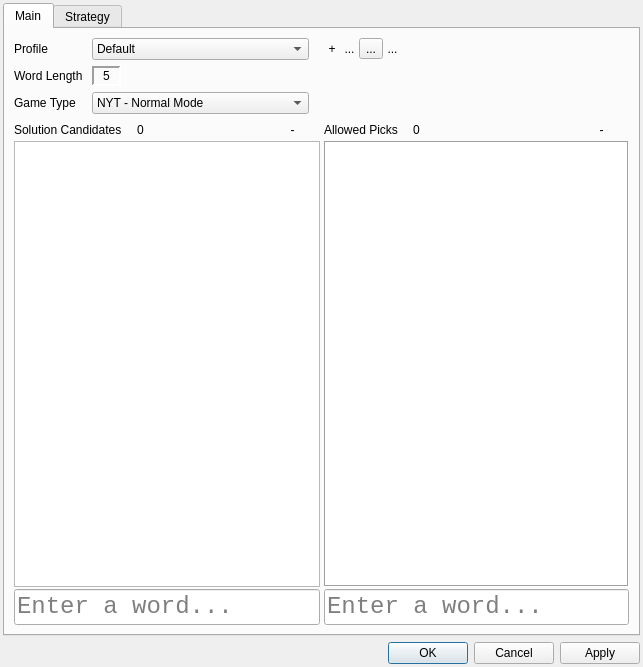
<?xml version="1.0" encoding="UTF-8"?>
<ui version="4.0">
 <class>preferences</class>
 <widget class="QDialog" name="preferences">
  <property name="windowModality">
   <enum>Qt::WindowModality::ApplicationModal</enum>
  </property>
  <property name="geometry">
   <rect>
    <x>0</x>
    <y>0</y>
    <width>643</width>
    <height>667</height>
   </rect>
  </property>
  <property name="windowTitle">
   <string>Word Le SMASH! - Preferences</string>
  </property>
  <property name="styleSheet">
   <string notr="true"/>
  </property>
  <property name="modal">
   <bool>true</bool>
  </property>
  <layout class="QVBoxLayout" name="verticalLayout_2">
   <property name="leftMargin">
    <number>3</number>
   </property>
   <property name="topMargin">
    <number>3</number>
   </property>
   <property name="rightMargin">
    <number>3</number>
   </property>
   <property name="bottomMargin">
    <number>3</number>
   </property>
   <item>
    <widget class="QFrame" name="frame">
     <property name="frameShape">
      <enum>QFrame::Shape::NoFrame</enum>
     </property>
     <property name="frameShadow">
      <enum>QFrame::Shadow::Plain</enum>
     </property>
     <layout class="QVBoxLayout" name="verticalLayout">
      <property name="spacing">
       <number>6</number>
      </property>
      <property name="leftMargin">
       <number>0</number>
      </property>
      <property name="topMargin">
       <number>0</number>
      </property>
      <property name="rightMargin">
       <number>0</number>
      </property>
      <property name="bottomMargin">
       <number>0</number>
      </property>
      <item>
       <widget class="QTabWidget" name="preferencesTabWidget">
        <property name="currentIndex">
         <number>0</number>
        </property>
        <widget class="QWidget" name="mainPreferencesTab">
         <attribute name="title">
          <string>Main</string>
         </attribute>
         <layout class="QGridLayout" name="gridLayout" columnstretch="0,1,1,0,1,1,0">
          <property name="leftMargin">
           <number>9</number>
          </property>
          <item row="2" column="1" colspan="3">
           <widget class="QComboBox" name="gameTypeComboBox">
            <property name="sizePolicy">
             <sizepolicy hsizetype="MinimumExpanding" vsizetype="Fixed">
              <horstretch>0</horstretch>
              <verstretch>0</verstretch>
             </sizepolicy>
            </property>
            <item>
             <property name="text">
              <string>NYT - Normal Mode</string>
             </property>
            </item>
            <item>
             <property name="text">
              <string>NYT - Hard Mode</string>
             </property>
            </item>
            <item>
             <property name="text">
              <string>Absurdle</string>
             </property>
            </item>
           </widget>
          </item>
          <item row="0" column="1" colspan="3">
           <widget class="QComboBox" name="profileComboBox">
            <property name="sizePolicy">
             <sizepolicy hsizetype="MinimumExpanding" vsizetype="Fixed">
              <horstretch>0</horstretch>
              <verstretch>0</verstretch>
             </sizepolicy>
            </property>
            <property name="editable">
             <bool>false</bool>
            </property>
            <item>
             <property name="text">
              <string>Default</string>
             </property>
            </item>
           </widget>
          </item>
          <item row="0" column="4">
           <widget class="QFrame" name="profileButtonsFrame">
            <property name="sizePolicy">
             <sizepolicy hsizetype="Fixed" vsizetype="Preferred">
              <horstretch>0</horstretch>
              <verstretch>0</verstretch>
             </sizepolicy>
            </property>
            <property name="lineWidth">
             <number>0</number>
            </property>
            <layout class="QHBoxLayout" name="horizontalLayout_4">
             <property name="spacing">
              <number>0</number>
             </property>
             <property name="topMargin">
              <number>0</number>
             </property>
             <property name="rightMargin">
              <number>0</number>
             </property>
             <property name="bottomMargin">
              <number>0</number>
             </property>
             <item>
              <widget class="QToolButton" name="addProfileButton">
               <property name="styleSheet">
                <string notr="true">border: none</string>
               </property>
               <property name="text">
                <string>+</string>
               </property>
               <property name="icon">
                <iconset theme="list-add"/>
               </property>
              </widget>
             </item>
             <item>
              <widget class="QToolButton" name="removeProfileButton">
               <property name="styleSheet">
                <string notr="true">border: none</string>
               </property>
               <property name="text">
                <string>...</string>
               </property>
               <property name="icon">
                <iconset theme="list-remove"/>
               </property>
              </widget>
             </item>
             <item>
              <widget class="QToolButton" name="setDefaultProfileButton">
               <property name="text">
                <string>...</string>
               </property>
               <property name="icon">
                <iconset theme="emblem-default"/>
               </property>
              </widget>
             </item>
             <item>
              <widget class="QToolButton" name="copyProfileButton">
               <property name="styleSheet">
                <string notr="true">border: none</string>
               </property>
               <property name="text">
                <string>...</string>
               </property>
               <property name="icon">
                <iconset theme="edit-copy"/>
               </property>
              </widget>
             </item>
            </layout>
           </widget>
          </item>
          <item row="0" column="5" colspan="2">
           <spacer name="horizontalSpacer_8">
            <property name="orientation">
             <enum>Qt::Orientation::Horizontal</enum>
            </property>
            <property name="sizeHint" stdset="0">
             <size>
              <width>40</width>
              <height>20</height>
             </size>
            </property>
           </spacer>
          </item>
          <item row="2" column="6">
           <spacer name="horizontalSpacer_7">
            <property name="orientation">
             <enum>Qt::Orientation::Horizontal</enum>
            </property>
            <property name="sizeHint" stdset="0">
             <size>
              <width>40</width>
              <height>20</height>
             </size>
            </property>
           </spacer>
          </item>
          <item row="2" column="0">
           <widget class="QLabel" name="gameTypeLabel">
            <property name="sizePolicy">
             <sizepolicy hsizetype="Fixed" vsizetype="Preferred">
              <horstretch>0</horstretch>
              <verstretch>0</verstretch>
             </sizepolicy>
            </property>
            <property name="text">
             <string>Game Type</string>
            </property>
            <property name="buddy">
             <cstring>gameTypeComboBox</cstring>
            </property>
           </widget>
          </item>
          <item row="1" column="0">
           <widget class="QLabel" name="wordLengthLabel">
            <property name="sizePolicy">
             <sizepolicy hsizetype="Fixed" vsizetype="Preferred">
              <horstretch>0</horstretch>
              <verstretch>0</verstretch>
             </sizepolicy>
            </property>
            <property name="text">
             <string>Word Length </string>
            </property>
            <property name="margin">
             <number>0</number>
            </property>
           </widget>
          </item>
          <item row="4" column="0" colspan="7">
           <widget class="QFrame" name="frame">
            <layout class="QHBoxLayout" name="horizontalLayout_8">
             <property name="spacing">
              <number>4</number>
             </property>
             <property name="leftMargin">
              <number>0</number>
             </property>
             <property name="topMargin">
              <number>0</number>
             </property>
             <property name="rightMargin">
              <number>0</number>
             </property>
             <property name="bottomMargin">
              <number>0</number>
             </property>
             <item>
              <widget class="QFrame" name="candidateFrame">
               <layout class="QVBoxLayout" name="verticalLayout_5">
                <property name="spacing">
                 <number>2</number>
                </property>
                <property name="leftMargin">
                 <number>0</number>
                </property>
                <property name="topMargin">
                 <number>0</number>
                </property>
                <property name="rightMargin">
                 <number>0</number>
                </property>
                <property name="bottomMargin">
                 <number>0</number>
                </property>
                <item>
                 <widget class="QFrame" name="candidateFrameHeader">
                  <layout class="QHBoxLayout" name="horizontalLayout_2">
                   <property name="spacing">
                    <number>2</number>
                   </property>
                   <property name="leftMargin">
                    <number>0</number>
                   </property>
                   <property name="topMargin">
                    <number>0</number>
                   </property>
                   <property name="rightMargin">
                    <number>0</number>
                   </property>
                   <property name="bottomMargin">
                    <number>0</number>
                   </property>
                   <item>
                    <widget class="QLabel" name="candidatesLabel">
                     <property name="sizePolicy">
                      <sizepolicy hsizetype="Fixed" vsizetype="Preferred">
                       <horstretch>0</horstretch>
                       <verstretch>0</verstretch>
                      </sizepolicy>
                     </property>
                     <property name="text">
                      <string>Solution Candidates</string>
                     </property>
                     <property name="buddy">
                      <cstring>candidatesList</cstring>
                     </property>
                    </widget>
                   </item>
                   <item>
                    <widget class="QLabel" name="candidatesCountLabel">
                     <property name="styleSheet">
                      <string notr="true">padding: 0 10px</string>
                     </property>
                     <property name="text">
                      <string>0</string>
                     </property>
                    </widget>
                   </item>
                   <item>
                    <widget class="QToolButton" name="removeCandidateButton">
                     <property name="styleSheet">
                      <string notr="true">border: none</string>
                     </property>
                     <property name="text">
                      <string>-</string>
                     </property>
                     <property name="icon">
                      <iconset theme="list-remove"/>
                     </property>
                    </widget>
                   </item>
                   <item>
                    <widget class="QToolButton" name="manageCandidatesButton">
                     <property name="styleSheet">
                      <string notr="true">border: none</string>
                     </property>
                     <property name="text">
                      <string/>
                     </property>
                     <property name="icon">
                      <iconset theme="accessories-text-editor" resource="wordlesmash.qrc">
                       <normaloff>:/icons/elipsis.svg</normaloff>:/icons/elipsis.svg</iconset>
                     </property>
                    </widget>
                   </item>
                  </layout>
                 </widget>
                </item>
                <item>
                 <widget class="QListView" name="candidatesList">
                  <property name="sizePolicy">
                   <sizepolicy hsizetype="MinimumExpanding" vsizetype="Expanding">
                    <horstretch>0</horstretch>
                    <verstretch>0</verstretch>
                   </sizepolicy>
                  </property>
                  <property name="font">
                   <font>
                    <family>Liberation Mono</family>
                    <pointsize>18</pointsize>
                   </font>
                  </property>
                  <property name="editTriggers">
                   <set>QAbstractItemView::EditTrigger::NoEditTriggers</set>
                  </property>
                 </widget>
                </item>
                <item>
                 <widget class="WordEntryLineEdit" name="candidatesLineEdit">
                  <property name="font">
                   <font>
                    <family>Liberation Mono</family>
                    <pointsize>18</pointsize>
                   </font>
                  </property>
                  <property name="placeholderText">
                   <string>Enter a word...</string>
                  </property>
                 </widget>
                </item>
               </layout>
              </widget>
             </item>
             <item>
              <widget class="QFrame" name="picksFrame">
               <layout class="QVBoxLayout" name="verticalLayout_4">
                <property name="spacing">
                 <number>2</number>
                </property>
                <property name="leftMargin">
                 <number>0</number>
                </property>
                <property name="topMargin">
                 <number>0</number>
                </property>
                <property name="rightMargin">
                 <number>0</number>
                </property>
                <property name="bottomMargin">
                 <number>0</number>
                </property>
                <item>
                 <widget class="QFrame" name="picksHeaderFrame">
                  <layout class="QHBoxLayout" name="horizontalLayout">
                   <property name="spacing">
                    <number>2</number>
                   </property>
                   <property name="leftMargin">
                    <number>0</number>
                   </property>
                   <property name="topMargin">
                    <number>0</number>
                   </property>
                   <property name="rightMargin">
                    <number>0</number>
                   </property>
                   <property name="bottomMargin">
                    <number>0</number>
                   </property>
                   <item>
                    <widget class="QLabel" name="picksLabel">
                     <property name="sizePolicy">
                      <sizepolicy hsizetype="Fixed" vsizetype="Preferred">
                       <horstretch>0</horstretch>
                       <verstretch>0</verstretch>
                      </sizepolicy>
                     </property>
                     <property name="text">
                      <string>Allowed Picks</string>
                     </property>
                     <property name="buddy">
                      <cstring>picksList</cstring>
                     </property>
                    </widget>
                   </item>
                   <item>
                    <widget class="QLabel" name="picksCountLabel">
                     <property name="styleSheet">
                      <string notr="true">padding: 0 10px</string>
                     </property>
                     <property name="text">
                      <string>0</string>
                     </property>
                    </widget>
                   </item>
                   <item>
                    <widget class="QToolButton" name="removePickButton">
                     <property name="styleSheet">
                      <string notr="true">border: none</string>
                     </property>
                     <property name="text">
                      <string>-</string>
                     </property>
                     <property name="icon">
                      <iconset theme="list-remove"/>
                     </property>
                    </widget>
                   </item>
                   <item>
                    <widget class="QToolButton" name="managePicksButton">
                     <property name="styleSheet">
                      <string notr="true">border: none</string>
                     </property>
                     <property name="icon">
                      <iconset theme="accessories-text-editor" resource="wordlesmash.qrc">
                       <normaloff>:/icons/elipsis.svg</normaloff>:/icons/elipsis.svg</iconset>
                     </property>
                    </widget>
                   </item>
                  </layout>
                 </widget>
                </item>
                <item>
                 <widget class="QListView" name="picksList">
                  <property name="sizePolicy">
                   <sizepolicy hsizetype="MinimumExpanding" vsizetype="Expanding">
                    <horstretch>0</horstretch>
                    <verstretch>0</verstretch>
                   </sizepolicy>
                  </property>
                  <property name="font">
                   <font>
                    <family>Liberation Mono</family>
                    <pointsize>18</pointsize>
                   </font>
                  </property>
                  <property name="frameShape">
                   <enum>QFrame::Shape::Box</enum>
                  </property>
                  <property name="editTriggers">
                   <set>QAbstractItemView::EditTrigger::NoEditTriggers</set>
                  </property>
                 </widget>
                </item>
                <item>
                 <widget class="WordEntryLineEdit" name="picksLineEdit">
                  <property name="font">
                   <font>
                    <family>Liberation Mono</family>
                    <pointsize>18</pointsize>
                   </font>
                  </property>
                  <property name="placeholderText">
                   <string>Enter a word...</string>
                  </property>
                 </widget>
                </item>
               </layout>
              </widget>
             </item>
            </layout>
           </widget>
          </item>
          <item row="0" column="0">
           <widget class="QLabel" name="profileLabel">
            <property name="sizePolicy">
             <sizepolicy hsizetype="Fixed" vsizetype="Preferred">
              <horstretch>0</horstretch>
              <verstretch>0</verstretch>
             </sizepolicy>
            </property>
            <property name="text">
             <string>Profile</string>
            </property>
            <property name="buddy">
             <cstring>profileComboBox</cstring>
            </property>
           </widget>
          </item>
          <item row="1" column="1">
           <widget class="QLabel" name="wordLengthDisplayLabel">
            <property name="sizePolicy">
             <sizepolicy hsizetype="Fixed" vsizetype="Preferred">
              <horstretch>0</horstretch>
              <verstretch>0</verstretch>
             </sizepolicy>
            </property>
            <property name="toolTip">
             <string>The word length for a profile is fixed after creation.</string>
            </property>
            <property name="styleSheet">
             <string notr="true">padding: 2px 10px;</string>
            </property>
            <property name="frameShape">
             <enum>QFrame::Shape::Panel</enum>
            </property>
            <property name="frameShadow">
             <enum>QFrame::Shadow::Sunken</enum>
            </property>
            <property name="lineWidth">
             <number>2</number>
            </property>
            <property name="midLineWidth">
             <number>0</number>
            </property>
            <property name="text">
             <string>5</string>
            </property>
            <property name="alignment">
             <set>Qt::AlignmentFlag::AlignCenter</set>
            </property>
           </widget>
          </item>
         </layout>
        </widget>
        <widget class="QWidget" name="strategyTab">
         <attribute name="title">
          <string>Strategy</string>
         </attribute>
         <layout class="QVBoxLayout" name="verticalLayout_3">
          <property name="spacing">
           <number>4</number>
          </property>
          <property name="leftMargin">
           <number>4</number>
          </property>
          <property name="topMargin">
           <number>4</number>
          </property>
          <property name="rightMargin">
           <number>4</number>
          </property>
          <property name="bottomMargin">
           <number>4</number>
          </property>
          <item>
           <widget class="QSplitter" name="strategySplitter">
            <property name="orientation">
             <enum>Qt::Orientation::Vertical</enum>
            </property>
            <widget class="QFrame" name="frame_4">
             <property name="frameShape">
              <enum>QFrame::Shape::NoFrame</enum>
             </property>
             <property name="frameShadow">
              <enum>QFrame::Shadow::Raised</enum>
             </property>
             <layout class="QGridLayout" name="gridLayout_2">
              <property name="leftMargin">
               <number>0</number>
              </property>
              <property name="topMargin">
               <number>0</number>
              </property>
              <property name="rightMargin">
               <number>0</number>
              </property>
              <property name="bottomMargin">
               <number>0</number>
              </property>
              <item row="0" column="2">
               <widget class="QFrame" name="initialPicksHeaderFrame">
                <property name="sizePolicy">
                 <sizepolicy hsizetype="Preferred" vsizetype="Minimum">
                  <horstretch>0</horstretch>
                  <verstretch>0</verstretch>
                 </sizepolicy>
                </property>
                <property name="frameShape">
                 <enum>QFrame::Shape::NoFrame</enum>
                </property>
                <property name="frameShadow">
                 <enum>QFrame::Shadow::Raised</enum>
                </property>
                <layout class="QHBoxLayout" name="horizontalLayout_7">
                 <property name="spacing">
                  <number>4</number>
                 </property>
                 <property name="leftMargin">
                  <number>0</number>
                 </property>
                 <property name="topMargin">
                  <number>0</number>
                 </property>
                 <property name="rightMargin">
                  <number>0</number>
                 </property>
                 <property name="bottomMargin">
                  <number>0</number>
                 </property>
                 <item>
                  <widget class="QLabel" name="initialPicksLabel">
                   <property name="sizePolicy">
                    <sizepolicy hsizetype="Preferred" vsizetype="Fixed">
                     <horstretch>0</horstretch>
                     <verstretch>0</verstretch>
                    </sizepolicy>
                   </property>
                   <property name="text">
                    <string>Initial Picks</string>
                   </property>
                   <property name="buddy">
                    <cstring>initialPicksList</cstring>
                   </property>
                  </widget>
                 </item>
                 <item>
                  <spacer name="initialPicksSpacer">
                   <property name="orientation">
                    <enum>Qt::Orientation::Horizontal</enum>
                   </property>
                   <property name="sizeHint" stdset="0">
                    <size>
                     <width>13</width>
                     <height>20</height>
                    </size>
                   </property>
                  </spacer>
                 </item>
                 <item>
                  <widget class="QToolButton" name="removeInitialPickButton">
                   <property name="sizePolicy">
                    <sizepolicy hsizetype="Fixed" vsizetype="Minimum">
                     <horstretch>0</horstretch>
                     <verstretch>0</verstretch>
                    </sizepolicy>
                   </property>
                   <property name="styleSheet">
                    <string notr="true">border: none</string>
                   </property>
                   <property name="text">
                    <string>...</string>
                   </property>
                   <property name="icon">
                    <iconset theme="list-remove"/>
                   </property>
                  </widget>
                 </item>
                 <item>
                  <widget class="QToolButton" name="genSuggestionsButton">
                   <property name="toolTip">
                    <string>Generate a set of good initial picks for your candidates and picks based on a heuristic</string>
                   </property>
                   <property name="styleSheet">
                    <string notr="true">border: none</string>
                   </property>
                   <property name="text">
                    <string>...</string>
                   </property>
                   <property name="icon">
                    <iconset theme="applications-utilities"/>
                   </property>
                  </widget>
                 </item>
                </layout>
               </widget>
              </item>
              <item row="0" column="0">
               <widget class="QFrame" name="decisionTreeHeaderFrame">
                <property name="sizePolicy">
                 <sizepolicy hsizetype="Preferred" vsizetype="Minimum">
                  <horstretch>0</horstretch>
                  <verstretch>0</verstretch>
                 </sizepolicy>
                </property>
                <property name="frameShape">
                 <enum>QFrame::Shape::NoFrame</enum>
                </property>
                <property name="frameShadow">
                 <enum>QFrame::Shadow::Plain</enum>
                </property>
                <property name="lineWidth">
                 <number>0</number>
                </property>
                <layout class="QHBoxLayout" name="horizontalLayout_6">
                 <property name="spacing">
                  <number>4</number>
                 </property>
                 <property name="leftMargin">
                  <number>0</number>
                 </property>
                 <property name="topMargin">
                  <number>0</number>
                 </property>
                 <property name="rightMargin">
                  <number>0</number>
                 </property>
                 <property name="bottomMargin">
                  <number>0</number>
                 </property>
                 <item>
                  <widget class="QLabel" name="decisionTreeLabel">
                   <property name="sizePolicy">
                    <sizepolicy hsizetype="Preferred" vsizetype="Fixed">
                     <horstretch>0</horstretch>
                     <verstretch>0</verstretch>
                    </sizepolicy>
                   </property>
                   <property name="text">
                    <string>Charted Decison Trees</string>
                   </property>
                   <property name="buddy">
                    <cstring>decisionTreeList</cstring>
                   </property>
                  </widget>
                 </item>
                 <item>
                  <spacer name="decisionTreeSpacer">
                   <property name="orientation">
                    <enum>Qt::Orientation::Horizontal</enum>
                   </property>
                   <property name="sizeHint" stdset="0">
                    <size>
                     <width>13</width>
                     <height>20</height>
                    </size>
                   </property>
                  </spacer>
                 </item>
                 <item>
                  <widget class="QToolButton" name="genTopPickButton">
                   <property name="styleSheet">
                    <string notr="true">border: none</string>
                   </property>
                   <property name="text">
                    <string>...</string>
                   </property>
                   <property name="icon">
                    <iconset theme="applications-development"/>
                   </property>
                  </widget>
                 </item>
                 <item>
                  <widget class="QToolButton" name="exploreTreeButton">
                   <property name="toolTip">
                    <string>Generate optimal pick</string>
                   </property>
                   <property name="styleSheet">
                    <string notr="true">border: none</string>
                   </property>
                   <property name="text">
                    <string>...</string>
                   </property>
                   <property name="icon">
                    <iconset theme="edit-find"/>
                   </property>
                  </widget>
                 </item>
                </layout>
               </widget>
              </item>
              <item row="2" column="2">
               <widget class="WordEntryLineEdit" name="initialPicksLineEdit">
                <property name="font">
                 <font>
                  <family>Liberation Mono</family>
                  <pointsize>18</pointsize>
                 </font>
                </property>
                <property name="placeholderText">
                 <string>Enter a word...</string>
                </property>
               </widget>
              </item>
              <item row="1" column="0" rowspan="2">
               <widget class="QListWidget" name="decisionTreeList">
                <property name="sizePolicy">
                 <sizepolicy hsizetype="MinimumExpanding" vsizetype="MinimumExpanding">
                  <horstretch>0</horstretch>
                  <verstretch>0</verstretch>
                 </sizepolicy>
                </property>
                <property name="font">
                 <font>
                  <family>Liberation Mono</family>
                  <pointsize>18</pointsize>
                 </font>
                </property>
                <property name="editTriggers">
                 <set>QAbstractItemView::EditTrigger::NoEditTriggers</set>
                </property>
                <property name="sortingEnabled">
                 <bool>true</bool>
                </property>
               </widget>
              </item>
              <item row="0" column="1" rowspan="3">
               <widget class="QFrame" name="middleFrame">
                <property name="frameShape">
                 <enum>QFrame::Shape::NoFrame</enum>
                </property>
                <property name="frameShadow">
                 <enum>QFrame::Shadow::Raised</enum>
                </property>
                <layout class="QVBoxLayout" name="verticalLayout_7">
                 <item>
                  <spacer name="horizontalSpacer_4">
                   <property name="orientation">
                    <enum>Qt::Orientation::Horizontal</enum>
                   </property>
                   <property name="sizeType">
                    <enum>QSizePolicy::Policy::Fixed</enum>
                   </property>
                   <property name="sizeHint" stdset="0">
                    <size>
                     <width>30</width>
                     <height>17</height>
                    </size>
                   </property>
                  </spacer>
                 </item>
                 <item>
                  <spacer name="verticalSpacer">
                   <property name="orientation">
                    <enum>Qt::Orientation::Vertical</enum>
                   </property>
                   <property name="sizeHint" stdset="0">
                    <size>
                     <width>20</width>
                     <height>40</height>
                    </size>
                   </property>
                  </spacer>
                 </item>
                 <item alignment="Qt::AlignmentFlag::AlignHCenter">
                  <widget class="QToolButton" name="chartTreeButton">
                   <property name="text">
                    <string>...</string>
                   </property>
                   <property name="icon">
                    <iconset theme="go-previous"/>
                   </property>
                  </widget>
                 </item>
                 <item>
                  <spacer name="verticalSpacer_3">
                   <property name="orientation">
                    <enum>Qt::Orientation::Vertical</enum>
                   </property>
                   <property name="sizeType">
                    <enum>QSizePolicy::Policy::Fixed</enum>
                   </property>
                   <property name="sizeHint" stdset="0">
                    <size>
                     <width>20</width>
                     <height>30</height>
                    </size>
                   </property>
                  </spacer>
                 </item>
                 <item alignment="Qt::AlignmentFlag::AlignHCenter">
                  <widget class="QToolButton" name="removeTreeButton">
                   <property name="text">
                    <string>...</string>
                   </property>
                   <property name="icon">
                    <iconset theme="go-next"/>
                   </property>
                  </widget>
                 </item>
                 <item>
                  <spacer name="verticalSpacer_2">
                   <property name="orientation">
                    <enum>Qt::Orientation::Vertical</enum>
                   </property>
                   <property name="sizeHint" stdset="0">
                    <size>
                     <width>20</width>
                     <height>40</height>
                    </size>
                   </property>
                  </spacer>
                 </item>
                </layout>
               </widget>
              </item>
              <item row="1" column="2">
               <widget class="QListView" name="initialPicksList">
                <property name="sizePolicy">
                 <sizepolicy hsizetype="MinimumExpanding" vsizetype="MinimumExpanding">
                  <horstretch>0</horstretch>
                  <verstretch>0</verstretch>
                 </sizepolicy>
                </property>
                <property name="font">
                 <font>
                  <family>Liberation Mono</family>
                  <pointsize>18</pointsize>
                 </font>
                </property>
               </widget>
              </item>
             </layout>
            </widget>
            <widget class="QTreeWidget" name="treeWidget">
             <property name="frameShape">
              <enum>QFrame::Shape::StyledPanel</enum>
             </property>
             <property name="frameShadow">
              <enum>QFrame::Shadow::Plain</enum>
             </property>
             <property name="columnCount">
              <number>2</number>
             </property>
             <attribute name="headerDefaultSectionSize">
              <number>400</number>
             </attribute>
             <attribute name="headerStretchLastSection">
              <bool>true</bool>
             </attribute>
             <column>
              <property name="text">
               <string notr="true">Pick Color Result</string>
              </property>
             </column>
             <column>
              <property name="text">
               <string>Candidates Remaining</string>
              </property>
              <property name="toolTip">
               <string extracomment="The number of remaining candidate solutions after this pick result"/>
              </property>
             </column>
            </widget>
           </widget>
          </item>
         </layout>
        </widget>
       </widget>
      </item>
     </layout>
    </widget>
   </item>
   <item>
    <widget class="QDialogButtonBox" name="buttonBox">
     <property name="orientation">
      <enum>Qt::Orientation::Horizontal</enum>
     </property>
     <property name="standardButtons">
      <set>QDialogButtonBox::StandardButton::Apply|QDialogButtonBox::StandardButton::Cancel|QDialogButtonBox::StandardButton::Ok</set>
     </property>
    </widget>
   </item>
  </layout>
 </widget>
 <customwidgets>
  <customwidget>
   <class>WordEntryLineEdit</class>
   <extends>QLineEdit</extends>
   <header>wordlesmash/ui/WordEntryLineEdit.h</header>
  </customwidget>
 </customwidgets>
 <resources>
  <include location="wordlesmash.qrc"/>
 </resources>
 <connections>
  <connection>
   <sender>buttonBox</sender>
   <signal>accepted()</signal>
   <receiver>preferences</receiver>
   <slot>accept()</slot>
   <hints>
    <hint type="sourcelabel">
     <x>251</x>
     <y>663</y>
    </hint>
    <hint type="destinationlabel">
     <x>157</x>
     <y>274</y>
    </hint>
   </hints>
  </connection>
  <connection>
   <sender>buttonBox</sender>
   <signal>rejected()</signal>
   <receiver>preferences</receiver>
   <slot>reject()</slot>
   <hints>
    <hint type="sourcelabel">
     <x>319</x>
     <y>663</y>
    </hint>
    <hint type="destinationlabel">
     <x>286</x>
     <y>274</y>
    </hint>
   </hints>
  </connection>
 </connections>
</ui>
